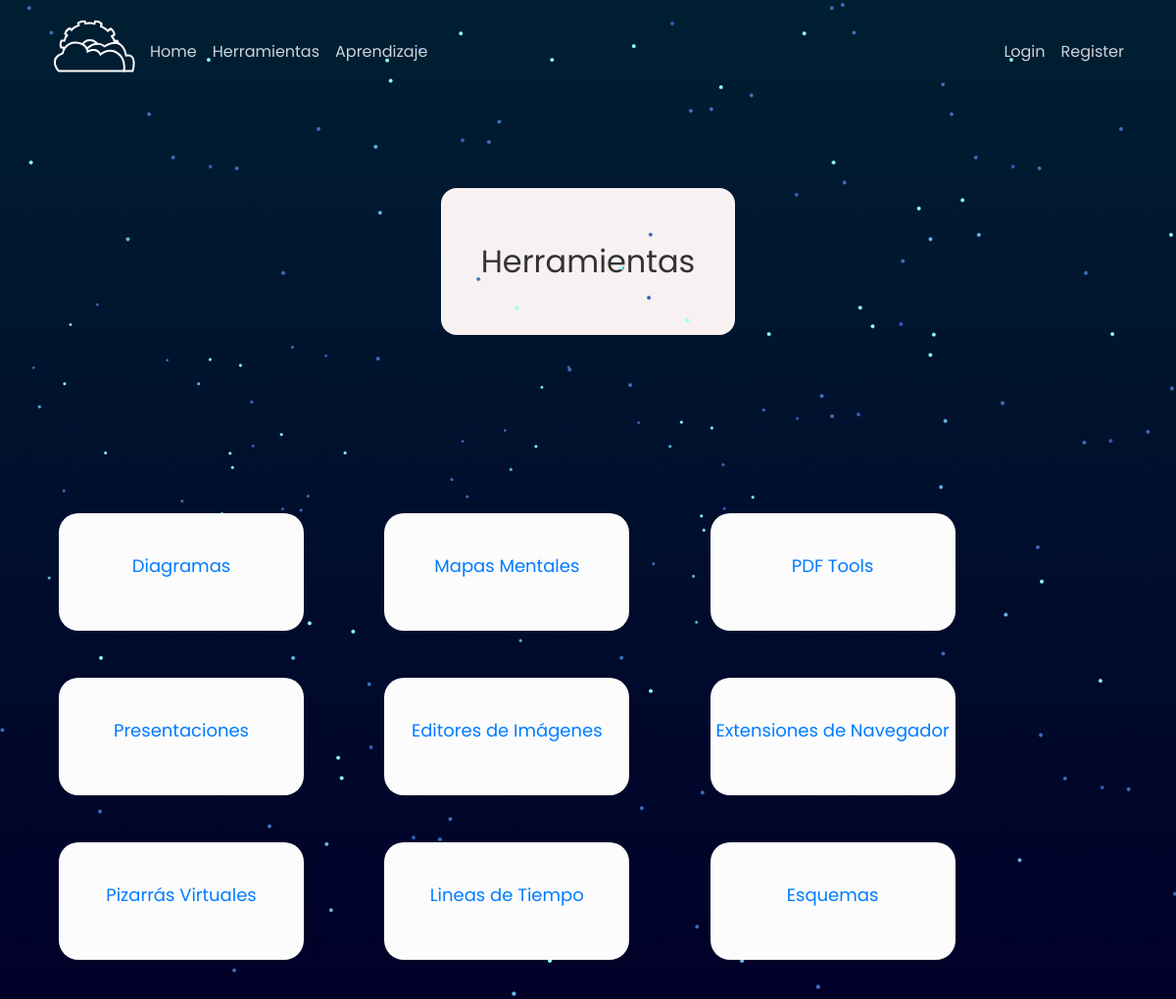
Screenshot of /tools with the database file from the repository.
### aplicacion/models.py (models this page shows)
class Category(db.Model):
    id = db.Column(db.Integer, primary_key=True)
    category_name = db.Column(db.String(20), unique=True, nullable=False)
    image_category = db.Column(db.String(30), unique=False, nullable=True)
    type_category_id = db.Column(db.Integer, db.ForeignKey('type.id'))
    url_for_category = db.Column(db.String(30), unique=True, nullable=True)
    category_id = db.relationship('Tool', backref='category_name')

### aplicacion/routes.py (the view)
@app.route('/tools')
def tools():
    form = ActividadesInput()
    id_user = current_user.get_id()
    activities = Activity.query.filter_by(users_id=id_user).all()
    myCategory = Category.query.filter_by(type_category_id=1).all()
    return render_template('tools.html',form=form, myCategory=myCategory, incomplete=activities)

### aplicacion/routes.py (called while the page is built)
@app.before_request
def before_request():
    new = request.endpoint
    print(new)
    g.lista_dou = addon(lista, new)
    print(g.lista_dou)

### aplicacion/templates/tools.html (shortened to what this page needs)
{% extends "layout.html" %}
{% block links %}
    <link rel="stylesheet" type="text/css" href="{{ url_for('static', filename='css/normalize.css') }}">
    <link rel="stylesheet" type="text/css" href="{{ url_for('static', filename='css/style-2.css') }}">
{% endblock %}
{% block body %}
<div class="contenedor" style="background-color: transparent !important;">
    <div class="contenedor-2">
        <div class="container titan">Herramientas</div>
    </div>
</div>
<ul>
    {% for i in myCategory %}
        <a href="{{ url_for(i.url_for_category) }}">
            <div class="cuadrate">
                 <div class="texto" style="font-family: 'Poppins', sans-serif; font-size: large;">{{ i.category_name }}</div>
            </div>
        </a>
    {% endfor %}
</ul>
{% endblock %}

### aplicacion/static/css/style.css (style rules this page uses)
body { margin: 0; padding: 0; box-sizing: border-box; font-family: 'Poppins', sans-serif; scroll-behavior: smooth; }

### aplicacion/static/css/main.css (style rules this page uses)
body { background: #fafafa; color: #333333; margin-top: 5rem; }

### aplicacion/static/css/style-2.css (style rules this page uses)
* { margin: 0; padding: 0; box-sizing: border-box; font-family: 'Poppins', sans-serif; scroll-behavior: smooth; }
body { background: linear-gradient(#001f32,#010029); width: 100%; }

### rows the page displays
Category: category_name "Diagramas"
Category: category_name "Mapas Mentales"
Category: category_name "PDF Tools"
Category: category_name "Presentaciones"
Category: category_name "Editores de Imágenes"
Category: category_name "Extensiones de Navegador"
Category: category_name "Pizarrás Virtuales"
Category: category_name "Lineas de Tiempo"
Category: category_name "Esquemas"
